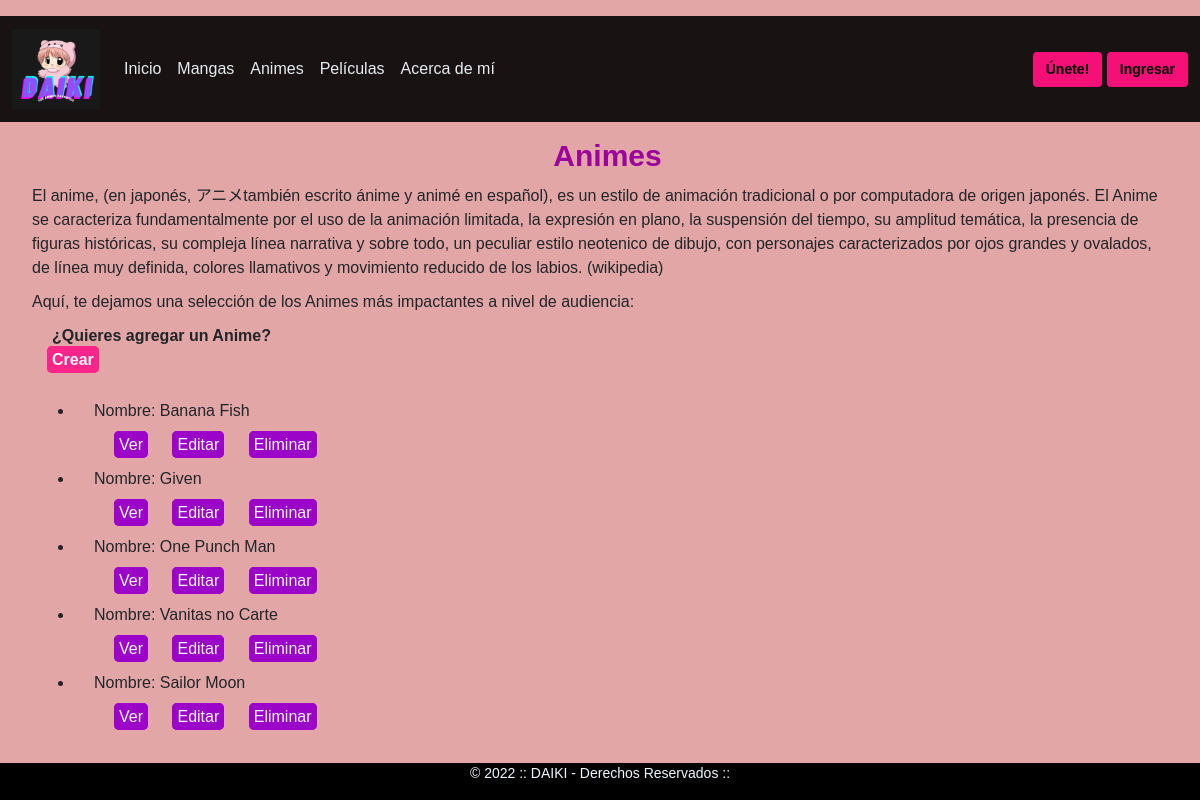
Page /app_Daiki/anime/baseAnimes on the committed database.
### app_Daiki/models.py (models this page shows, shortened)
class Anime(models.Model):
    nombre = models.CharField(max_length=40)
    estado_emision = models.CharField(max_length=20)
    estudio = models.CharField(max_length=30)
    temporadas = models.IntegerField()
    class Meta:
        verbose_name = "Anime"
        verbose_name_plural = "Animes"

### app_Daiki/views.py (the view)
# urls.py: path('anime/baseAnimes', views.AnimeList.as_view(), name="BaseAnimes"),
class AnimeList(ListView):
    model = Anime
    template_name = "app_Daiki/baseAnimes.html"

### app_Daiki/templates/app_Daiki/baseanimes.html
{% extends "app_Daiki/padre.html" %}
{% load static %}
{% block contenidoConCambios %}
<h1>Animes</h1>
<section>
    <p>El anime, (en japonés, アニメtambién escrito ánime y animé en español), es
        un estilo de animación tradicional o por computadora de origen japonés.
        El Anime se caracteriza fundamentalmente por el uso de la animación limitada, la expresión en plano, la
        suspensión del tiempo, su amplitud temática, la presencia de figuras históricas, su compleja línea narrativa y
        sobre todo, un peculiar estilo neotenico de dibujo, con personajes caracterizados por ojos grandes y ovalados,
        de línea muy definida, colores llamativos y movimiento reducido de los labios. (wikipedia)</p>
    <p>Aquí, te dejamos una selección de los Animes más impactantes a nivel de audiencia:</p>
    <div class="crear">
        <p>¿Quieres agregar un Anime?</p>
        <a class="bt-form-base" href="{% url 'NewAnimes' %}">Crear</a>
    </div>
    <div class="container">
        <ul>
            {% for anime in object_list %}
            <li>
                <p>Nombre: {{anime.nombre}}</p>
                <p>
                    <a class="bt-form-url" href="{% url 'DetalleAnimes' anime.id %}">Ver</a>
                    <a class="bt-form-url" href="{% url 'EditAnimes' anime.id %}">Editar</a>
                    <a class="bt-form-url" href="{% url 'DeleteAnimes' anime.id %}">Eliminar</a>
                </p>
            </li>
            {% endfor %}
        </ul>
    </div>
</section>
{% endblock %}

### app_Daiki/static/app_Daiki/css/style.css (style rules this page uses)
* { margin: 0; padding: 0; box-sizing: border-box; }
body { font-family: 'Montserrat', sans-serif; background-color: rgb(227, 166, 166); display: flex; flex-direction: column; min-height: 100vh; }
.container { margin-bottom: auto; }
h1 { color: rgb(156, 0, 156); text-align: center; margin-left: 15px; font-size: 30px; font-weight: bold; }
.bt-form-base { background-color: rgb(252, 37, 137); color: aliceblue; border: rgb(252, 37, 137) solid 5px; border-radius: 5px; margin-left: 15px; text-decoration: none; }
.bt-form-url { background-color: rgb(155, 3, 201); color: aliceblue; border: rgb(155, 3, 201) solid 5px; border-radius: 5px; margin-top: 20px; margin-left: 20px; text-decoration: none; }
.crear { margin-left: 20px; margin-top: 10px; margin-bottom: 15px; height: 60px; font-weight: bold; }
section p { margin: 0 20px; margin-top: 10px; font-size: 16px; }

### rows in the picture
Anime: nombre "Banana Fish"
Anime: nombre "Given"
Anime: nombre "One Punch Man"
Anime: nombre "Vanitas no Carte"
Anime: nombre "Sailor Moon"
